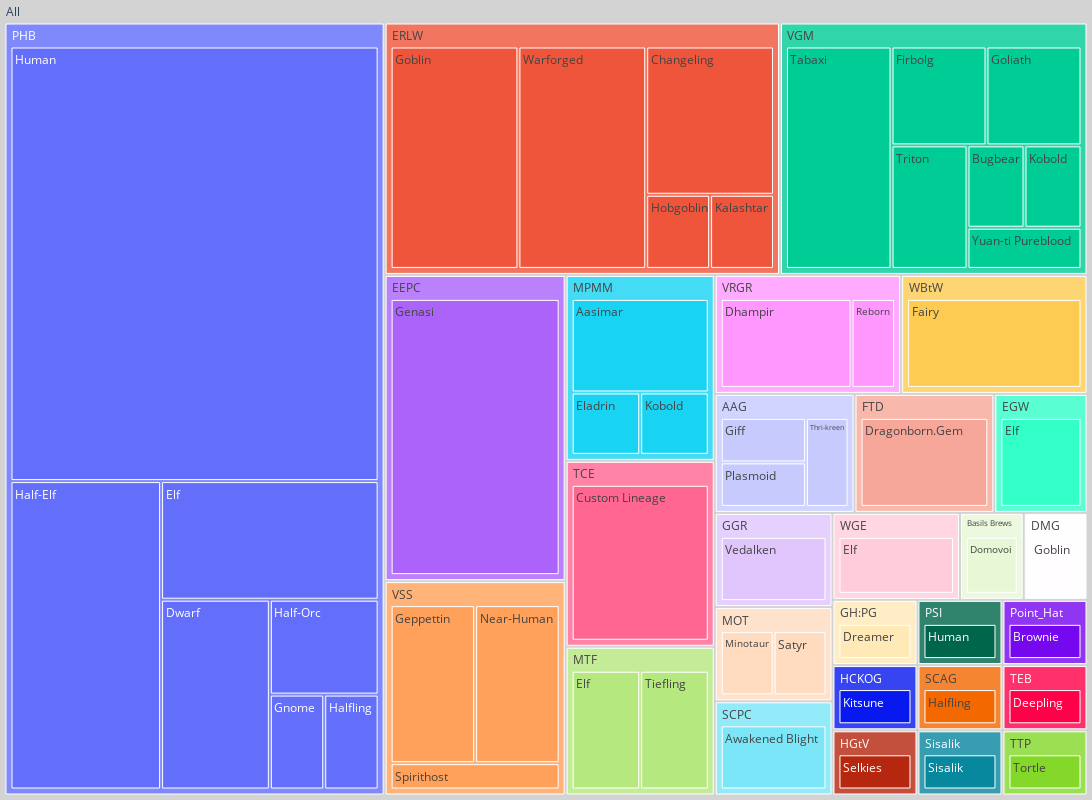

Write notebook code for a chart like this one.
### Code cell
Display_Race(["Source", "Race", "Count"])

### Figure 1 — Plotly figure (JSON) as saved in the notebook; plotly's stock layout.template omitted (floating-point values rounded to 4 significant figures; data arrays with more than 128 entries replaced by an {"elided": "..."} marker saying what was removed)
{"data": [{"branchvalues": "total", "domain": {"x": [0, 1], "y": [0, 1]}, "hovertemplate": "labels=%{label}<br>Count=%{value}<br>parent=%{parent}<br>id=%{id}<extra></extra>", "ids": {"elided": "324 str values"}, "labels": {"elided": "324 str values"}, "name": "", "parents": {"elided": "324 str values"}, "values": {"elided": "324 int values"}, "type": "treemap", "root": {"color": "lightgrey"}}], "layout": {"legend": {"tracegroupgap": 0}, "margin": {"t": 0, "l": 0, "r": 0, "b": 0}, "autosize": false, "width": 1100, "height": 800}}
